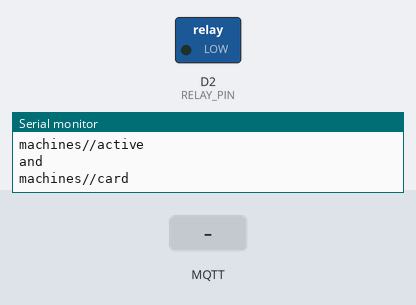
Bench run of a program on a simulated ESP8266 (NodeMCU). Parts: switched loads named in the program (green lamp = pin HIGH), the last lines printed to the serial monitor. The inputs (shaded band) are chosen by the test bench. WiFi joins after 1.5 s; servers stay silent unless stated; the local clock reads 2024-03-15 10:24:30 at power-on unless the program sets it; storage starts empty; no MQTT or app messages arrive unless stated.

Above: at 9.2 s.
9.3 s: MQTT message "1" arrives on the first subscribed topic
At 9.9 s:
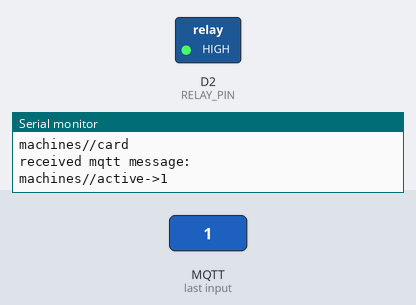
10.8 s: MQTT message "0" arrives on the first subscribed topic
At 11.2 s:
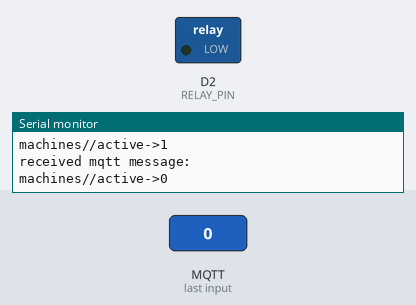
Timing chart, 0 to 13.8 s (numbered marks = the images above; inputs shaded):
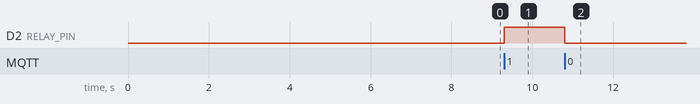

The program:

main.cpp
```cpp
#include <ESP8266WiFi.h>
#include <ESP8266HTTPClient.h>
#include <WiFiClientSecureBearSSL.h>
#include "Adafruit_MQTT_Client.h"
#include <Arduino.h>
#include <ArduinoOTA.h>
#include <time.h>
#include <MQTT.h>
#include <ESPAsyncTCP.h>
#include <ESPAsyncWebServer.h>
#include <AsyncElegantOTA.h>

#define PM_PIN                    5
#define RELAY_PIN                 4

#define CERT_FINGERPRINT          "A5 F1 26 A6 2E 21 18 EF B7 E8 4B 31 DE DD CE D2 EA 90 C8 4A"

#define WIFI_SSID                 "fablab"
#define WIFI_PASSWORD               "fablabfdm"

AsyncWebServer server(80);

BearSSL::WiFiClientSecure wifiClient;
// Setup the MQTT client class by passing in the WiFi client and MQTT server and login details.

String GERAET;
String PASSWORD;
String hostname;


static const char ca_cert[] PROGMEM = R"EOF(
-----BEGIN CERTIFICATE-----
MIIDtTCCAp2gAwIBAgIUXYSEGQA3MzJbuD2XICi4FeRZTKUwDQYJKoZIhvcNAQEN
BQAwajEXMBUGA1UEAwwOQW4gTVFUVCBicm9rZXIxFjAUBgNVBAoMDU93blRyYWNr
cy5vcmcxFDASBgNVBAsMC2dlbmVyYXRlLUNBMSEwHwYJKoZIhvcNAQkBFhJub2Jv
ZHlAZXhhbXBsZS5uZXQwHhcNMjIwNDA5MTQ0OTExWhcNMzIwNDA2MTQ0OTExWjBq
MRcwFQYDVQQDDA5BbiBNUVRUIGJyb2tlcjEWMBQGA1UECgwNT3duVHJhY2tzLm9y
ZzEUMBIGA1UECwwLZ2VuZXJhdGUtQ0ExITAfBgkqhkiG9w0BCQEWEm5vYm9keUBl
eGFtcGxlLm5ldDCCASIwDQYJKoZIhvcNAQEBBQADggEPADCCAQoCggEBAK/sbOQV
ZTJdvkY1C9t0UTbokVSjfG6U6vBdKXsO7Jd84i8JpzZucWVGzYHvbo30M0btCVKe
GBKLXlpmfqNtk9OfGBjSjfFD3x6NyFtJQa+h3FO0x8EfWZcY7GTaGsQ4ijWabHOl
jQIvmVPvq4kj+qkCxG2YGVVZudrpRPNM1sAqZAmGNbAVb3ZZe2IRkbx+pAZeGazz
wikhm4yV/x7fRX8RBdJ4R7S7bPRx9SbSWwvB0FIvSKxCr5uyutImo2jlSK3R2rJO
xw1qpeWEqFcb/z/n2c02nHnnWVhS/yuWKNOBKFTwRhpqCXwyQDku1/2sfKnpuW3F
TKXFC+0oWeqQOm0CAwEAAaNTMFEwHQYDVR0OBBYEFAexRe3JvTuxTFdH/rpprCbS
nPPPMB8GA1UdIwQYMBaAFAexRe3JvTuxTFdH/rpprCbSnPPPMA8GA1UdEwEB/wQF
MAMBAf8wDQYJKoZIhvcNAQENBQADggEBAHzZZG2aB9yk/1LPngKVx/Zs2RKAzDpc
MVYfPncV/qTFeyhmvluVy1cSgKF8m+rcGgM/pDUaXWVPq9xA9/p7VAuBK1dS9No9
RI1SG79xNDRLFTNzM9yDt+Bl76rx42zhF2p9x7+gm/BuVDs1k8Vzyg1LCzYa1LTR
Ix8GzWaq8xQLDMDhU3JRKMNRnIxv5XpPYRm4Vg0WettpiqRkdw5KmDlGbizKKx06
ntriVZtEL44iJpf96PsSkueWP3x3ycyvs2a6LLa4TiSALGsy/HZUrfMiaxS/ZaeO
lva9u9UhMQaIuMEG/E2ONEQuFb1TkhxvdhwzWhuOq/qA/e7HZeB+FUw=
-----END CERTIFICATE-----
-----BEGIN CERTIFICATE-----
MIIFazCCA1OgAwIBAgIRAIIQz7DSQONZRGPgu2OCiwAwDQYJKoZIhvcNAQELBQAw
TzELMAkGA1UEBhMCVVMxKTAnBgNVBAoTIEludGVybmV0IFNlY3VyaXR5IFJlc2Vh
cmNoIEdyb3VwMRUwEwYDVQQDEwxJU1JHIFJvb3QgWDEwHhcNMTUwNjA0MTEwNDM4
WhcNMzUwNjA0MTEwNDM4WjBPMQswCQYDVQQGEwJVUzEpMCcGA1UEChMgSW50ZXJu
ZXQgU2VjdXJpdHkgUmVzZWFyY2ggR3JvdXAxFTATBgNVBAMTDElTUkcgUm9vdCBY
MTCCAiIwDQYJKoZIhvcNAQEBBQADggIPADCCAgoCggIBAK3oJHP0FDfzm54rVygc
h77ct984kIxuPOZXoHj3dcKi/vVqbvYATyjb3miGbESTtrFj/RQSa78f0uoxmyF+
0TM8ukj13Xnfs7j/EvEhmkvBioZxaUpmZmyPfjxwv60pIgbz5MDmgK7iS4+3mX6U
A5/TR5d8mUgjU+g4rk8Kb4Mu0UlXjIB0ttov0DiNewNwIRt18jA8+o+u3dpjq+sW
T8KOEUt+zwvo/7V3LvSye0rgTBIlDHCNAymg4VMk7BPZ7hm/ELNKjD+Jo2FR3qyH
B5T0Y3HsLuJvW5iB4YlcNHlsdu87kGJ55tukmi8mxdAQ4Q7e2RCOFvu396j3x+UC
B5iPNgiV5+I3lg02dZ77DnKxHZu8A/lJBdiB3QW0KtZB6awBdpUKD9jf1b0SHzUv
KBds0pjBqAlkd25HN7rOrFleaJ1/ctaJxQZBKT5ZPt0m9STJEadao0xAH0ahmbWn
OlFuhjuefXKnEgV4We0+UXgVCwOPjdAvBbI+e0ocS3MFEvzG6uBQE3xDk3SzynTn
jh8BCNAw1FtxNrQHusEwMFxIt4I7mKZ9YIqioymCzLq9gwQbooMDQaHWBfEbwrbw
qHyGO0aoSCqI3Haadr8faqU9GY/rOPNk3sgrDQoo//fb4hVC1CLQJ13hef4Y53CI
rU7m2Ys6xt0nUW7/vGT1M0NPAgMBAAGjQjBAMA4GA1UdDwEB/wQEAwIBBjAPBgNV
HRMBAf8EBTADAQH/MB0GA1UdDgQWBBR5tFnme7bl5AFzgAiIyBpY9umbbjANBgkq
hkiG9w0BAQsFAAOCAgEAVR9YqbyyqFDQDLHYGmkgJykIrGF1XIpu+ILlaS/V9lZL
ubhzEFnTIZd+50xx+7LSYK05qAvqFyFWhfFQDlnrzuBZ6brJFe+GnY+EgPbk6ZGQ
3BebYhtF8GaV0nxvwuo77x/Py9auJ/GpsMiu/X1+mvoiBOv/2X/qkSsisRcOj/KK
NFtY2PwByVS5uCbMiogziUwthDyC3+6WVwW6LLv3xLfHTjuCvjHIInNzktHCgKQ5
ORAzI4JMPJ+GslWYHb4phowim57iaztXOoJwTdwJx4nLCgdNbOhdjsnvzqvHu7Ur
TkXWStAmzOVyyghqpZXjFaH3pO3JLF+l+/+sKAIuvtd7u+Nxe5AW0wdeRlN8NwdC
jNPElpzVmbUq4JUagEiuTDkHzsxHpFKVK7q4+63SM1N95R1NbdWhscdCb+ZAJzVc
oyi3B43njTOQ5yOf+1CceWxG1bQVs5ZufpsMljq4Ui0/1lvh+wjChP4kqKOJ2qxq
4RgqsahDYVvTH9w7jXbyLeiNdd8XM2w9U/t7y0Ff/9yi0GE44Za4rF2LN9d11TPA
mRGunUHBcnWEvgJBQl9nJEiU0Zsnvgc/ubhPgXRR4Xq37Z0j4r7g1SgEEzwxA57d
emyPxgcYxn/eR44/KJ4EBs+lVDR3veyJm+kXQ99b21/+jh5Xos1AnX5iItreGCc=
-----END CERTIFICATE-----
)EOF";
BearSSL::X509List x509(ca_cert);

const char MQTT_HOST[] = "mqtt.fablab-luebeck.de";
const int MQTT_PORT = 1883;

String mqttChannel = "invalid";
String mqttChannelCard = "invalid";

MQTTClient mqttClient;

time_t setClock() {
  configTime(3 * 3600, 0, "pool.ntp.org", "time.nist.gov");

  Serial.println("Waiting for NTP time sync: ");
  time_t now = time(nullptr);
  while (now < 8 * 3600 * 2) {
    delay(100);
    now = time(nullptr);
  }
  struct tm timeinfo;
  gmtime_r(&now, &timeinfo);
  Serial.print("Current time: ");
  Serial.print(asctime(&timeinfo));
  return now;
}

void messageReceived(String &topic, String &payload) {
  Serial.println("received mqtt message: ");
  Serial.println(topic+"->"+payload);
  if (payload == "1") {
    digitalWrite(RELAY_PIN, HIGH);
  } else if (payload == "0") {
    digitalWrite(RELAY_PIN, LOW);
  } else if (payload == "card_removed") {
    digitalWrite(RELAY_PIN, LOW);
  }
}

void mqttConnect() {
  Serial.println("connecting to mqtt server");

  while (!mqttClient.connect(WiFi.macAddress().c_str(), GERAET.c_str(), PASSWORD.c_str())) {
    Serial.println(mqttClient.lastError());
    delay(100);
    char messageBuffer[100];
    Serial.println(wifiClient.getLastSSLError(messageBuffer, 100));
    Serial.println(messageBuffer);
  }
  Serial.println(mqttClient.lastError());
  Serial.println("connected");
  Serial.println("subscribed: ");
  Serial.println(mqttChannel);
  Serial.println("and");
  Serial.println(mqttChannelCard);
  mqttClient.subscribe(mqttChannel);
  mqttClient.subscribe(mqttChannelCard);
  mqttClient.onMessage(messageReceived);
  //subscribe here to topics
}


bool POWER_MANAGEMENT = false;

void setup() {
  Serial.begin(115200);
  delay(2000);
  SPIFFS.begin();
  pinMode(RELAY_PIN, OUTPUT);

  if (SPIFFS.exists("/device.txt")) {
    File file = SPIFFS.open("/device.txt", "r");
    GERAET = file.readString();
    GERAET.trim();
    Serial.print("Read Device Name: ");
    Serial.println(GERAET);
    file.close();
  }

  if (SPIFFS.exists("/password.txt")) {
    File file = SPIFFS.open("/password.txt", "r");
    PASSWORD = file.readString();
    PASSWORD.trim();
    Serial.print("Read Password: ");
    Serial.println(PASSWORD);
    file.close();
  }

  if (SPIFFS.exists("/pm.txt")) {
    File file = SPIFFS.open("/pm.txt", "r");
    String content = file.readString();
    content.trim();
    POWER_MANAGEMENT = content == "1";
    Serial.print("Power Management: ");
    Serial.println(POWER_MANAGEMENT ? "enabled" : "disabled");

    pinMode(PM_PIN, INPUT);
  }
  hostname = "shelly"+GERAET;

  //setup ota update
  server.on("/", HTTP_GET, [](AsyncWebServerRequest *request) {
    request->send(200, "text/plain", "Hi! I am ESP32.");
  });
  AsyncElegantOTA.begin(&server, "otaUpdate", "11Ie8alLvfe50It");    // Start ElegantOTA
  server.begin();

  Serial.println("finished reading: ");
  Serial.println(GERAET);
  Serial.println(PASSWORD);
  mqttChannel = "machines/"+GERAET+"/active";
  mqttChannelCard="machines/"+GERAET+"/card";
  Serial.println("mqtt channel: "+mqttChannel);

  digitalWrite(RELAY_PIN, LOW);

  Serial.print("Connecting to ");
  Serial.println(WIFI_SSID);

  WiFi.hostname(hostname);
  WiFi.begin(WIFI_SSID, WIFI_PASSWORD);
  wifiClient.allowSelfSignedCerts();
  wifiClient.setTrustAnchors(&x509);
  delay(1000);
  setClock();

  delay(5000);

  Serial.println("WiFi connected");
  Serial.println("IP address: ");
  Serial.println(WiFi.localIP());
  mqttClient.begin(MQTT_HOST, MQTT_PORT, wifiClient);

  mqttConnect();

}


void loop() {
  while (WiFi.status() != WL_CONNECTED) {
    Serial.println("connecting...");
    delay(500);
  }
  if (!mqttClient.connected())
  {
    mqttConnect();
  }
  else
  {
    mqttClient.loop();
    delay(10);
  }

  if (POWER_MANAGEMENT) {
    unsigned long ampVal = pulseIn(PM_PIN, LOW);
    Serial.print("ampVal: ");
    Serial.println(ampVal);
    char ampValStr[30];
    ultoa(ampVal, ampValStr, 10);
    //mqtt->publish(writeTopic.c_str(), ampValStr);
  }


  // put your main code here, to run repeatedly:
}
```

Measured:
- after the input at 9.3 s, D2 (RELAY_PIN): LOW → HIGH at once
- after the input at 10.8 s, D2 (RELAY_PIN): HIGH → LOW at once
